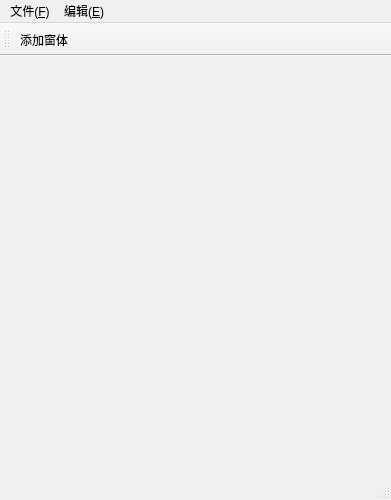
<?xml version="1.0" encoding="UTF-8"?>
<ui version="4.0">
 <class>MainWindow</class>
 <widget class="QMainWindow" name="MainWindow">
  <property name="geometry">
   <rect>
    <x>0</x>
    <y>0</y>
    <width>391</width>
    <height>500</height>
   </rect>
  </property>
  <property name="windowTitle">
   <string>MainWindow</string>
  </property>
  <widget class="QWidget" name="centralwidget">
   <widget class="QWidget" name="gridLayoutWidget">
    <property name="geometry">
     <rect>
      <x>-1</x>
      <y>-1</y>
      <width>611</width>
      <height>441</height>
     </rect>
    </property>
    <layout class="QGridLayout" name="MaingridLayout"/>
   </widget>
  </widget>
  <widget class="QMenuBar" name="menubar">
   <property name="geometry">
    <rect>
     <x>0</x>
     <y>0</y>
     <width>391</width>
     <height>23</height>
    </rect>
   </property>
   <widget class="QMenu" name="menu">
    <property name="title">
     <string>文件(&amp;F)</string>
    </property>
    <addaction name="fileOpenAction"/>
    <addaction name="fileNewAction"/>
    <addaction name="fileCloseAction"/>
   </widget>
   <widget class="QMenu" name="menu_E">
    <property name="title">
     <string>编辑(&amp;E)</string>
    </property>
   </widget>
   <addaction name="menu"/>
   <addaction name="menu_E"/>
  </widget>
  <widget class="QStatusBar" name="statusbar"/>
  <widget class="QToolBar" name="toolBar">
   <property name="windowTitle">
    <string>toolBar</string>
   </property>
   <attribute name="toolBarArea">
    <enum>TopToolBarArea</enum>
   </attribute>
   <attribute name="toolBarBreak">
    <bool>false</bool>
   </attribute>
   <addaction name="addWinAction"/>
  </widget>
  <action name="fileOpenAction">
   <property name="text">
    <string>打开</string>
   </property>
   <property name="shortcut">
    <string>Alt+O</string>
   </property>
  </action>
  <action name="fileNewAction">
   <property name="text">
    <string>新建</string>
   </property>
   <property name="shortcut">
    <string>Alt+N</string>
   </property>
  </action>
  <action name="fileCloseAction">
   <property name="text">
    <string>关闭</string>
   </property>
   <property name="shortcut">
    <string>Alt+C</string>
   </property>
  </action>
  <action name="addWinAction">
   <property name="text">
    <string>添加窗体</string>
   </property>
  </action>
 </widget>
 <resources/>
 <connections/>
</ui>
